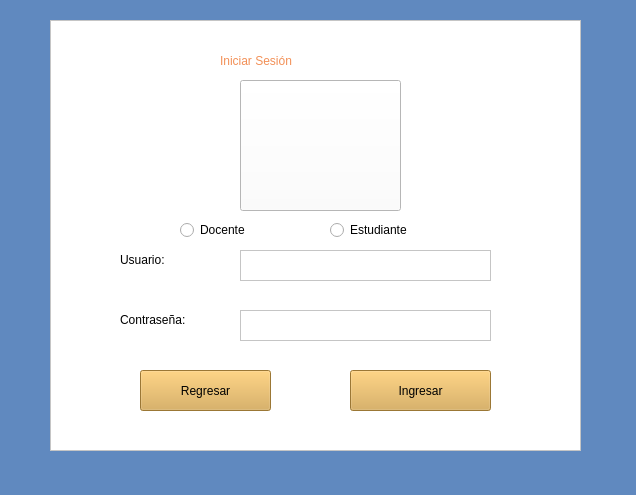
<?xml version="1.0" encoding="UTF-8"?>
<ui version="4.0">
 <class>InicioS</class>
 <widget class="QWidget" name="InicioS">
  <property name="geometry">
   <rect>
    <x>0</x>
    <y>0</y>
    <width>636</width>
    <height>495</height>
   </rect>
  </property>
  <property name="windowTitle">
   <string>Form</string>
  </property>
  <property name="styleSheet">
   <string notr="true">background-color: rgb(96, 137, 191);</string>
  </property>
  <widget class="QLabel" name="label_4">
   <property name="geometry">
    <rect>
     <x>30</x>
     <y>30</y>
     <width>49</width>
     <height>16</height>
    </rect>
   </property>
   <property name="text">
    <string/>
   </property>
  </widget>
  <widget class="QFrame" name="frame_4">
   <property name="geometry">
    <rect>
     <x>50</x>
     <y>20</y>
     <width>531</width>
     <height>431</height>
    </rect>
   </property>
   <property name="styleSheet">
    <string notr="true">background-color: rgb(255, 255, 255);</string>
   </property>
   <property name="frameShape">
    <enum>QFrame::StyledPanel</enum>
   </property>
   <property name="frameShadow">
    <enum>QFrame::Raised</enum>
   </property>
   <widget class="QTextEdit" name="usuario_IS">
    <property name="geometry">
     <rect>
      <x>190</x>
      <y>230</y>
      <width>251</width>
      <height>31</height>
     </rect>
    </property>
   </widget>
   <widget class="QTextEdit" name="clave_IS">
    <property name="geometry">
     <rect>
      <x>190</x>
      <y>290</y>
      <width>251</width>
      <height>31</height>
     </rect>
    </property>
   </widget>
   <widget class="QPushButton" name="botonIngresar_IS">
    <property name="geometry">
     <rect>
      <x>300</x>
      <y>350</y>
      <width>141</width>
      <height>41</height>
     </rect>
    </property>
    <property name="styleSheet">
     <string notr="true">font: 700 12pt &quot;Segoe UI&quot;;
background-color: rgb(217, 167, 74);</string>
    </property>
    <property name="text">
     <string>Ingresar</string>
    </property>
   </widget>
   <widget class="QPushButton" name="botonRegresar_IS">
    <property name="geometry">
     <rect>
      <x>90</x>
      <y>350</y>
      <width>131</width>
      <height>41</height>
     </rect>
    </property>
    <property name="styleSheet">
     <string notr="true">font: 700 12pt &quot;Segoe UI&quot;;
background-color: rgb(217, 167, 74);</string>
    </property>
    <property name="text">
     <string>Regresar</string>
    </property>
   </widget>
   <widget class="QLabel" name="label_2">
    <property name="geometry">
     <rect>
      <x>70</x>
      <y>230</y>
      <width>81</width>
      <height>20</height>
     </rect>
    </property>
    <property name="styleSheet">
     <string notr="true">font: 700 12pt &quot;Segoe UI&quot;;</string>
    </property>
    <property name="text">
     <string>Usuario:</string>
    </property>
   </widget>
   <widget class="QLabel" name="label_3">
    <property name="geometry">
     <rect>
      <x>70</x>
      <y>290</y>
      <width>101</width>
      <height>20</height>
     </rect>
    </property>
    <property name="styleSheet">
     <string notr="true">font: 700 12pt &quot;Segoe UI&quot;;</string>
    </property>
    <property name="text">
     <string>Contraseña:</string>
    </property>
   </widget>
   <widget class="QLabel" name="label">
    <property name="geometry">
     <rect>
      <x>170</x>
      <y>10</y>
      <width>261</width>
      <height>61</height>
     </rect>
    </property>
    <property name="styleSheet">
     <string notr="true">font: 700 16pt &quot;Segoe UI&quot;;
font: 700 26pt &quot;Segoe UI&quot;;
color: rgb(242, 144, 87);</string>
    </property>
    <property name="text">
     <string>Iniciar Sesión</string>
    </property>
   </widget>
   <widget class="QPushButton" name="pushButton">
    <property name="geometry">
     <rect>
      <x>190</x>
      <y>60</y>
      <width>161</width>
      <height>131</height>
     </rect>
    </property>
    <property name="text">
     <string/>
    </property>
    <property name="icon">
     <iconset>
      <normaloff>img/logo2.png</normaloff>img/logo2.png</iconset>
    </property>
    <property name="iconSize">
     <size>
      <width>400</width>
      <height>400</height>
     </size>
    </property>
   </widget>
   <widget class="QRadioButton" name="rbuttonDocente">
    <property name="geometry">
     <rect>
      <x>130</x>
      <y>200</y>
      <width>89</width>
      <height>20</height>
     </rect>
    </property>
    <property name="text">
     <string>Docente</string>
    </property>
   </widget>
   <widget class="QRadioButton" name="rbuttonEstudiante">
    <property name="geometry">
     <rect>
      <x>280</x>
      <y>200</y>
      <width>89</width>
      <height>20</height>
     </rect>
    </property>
    <property name="text">
     <string>Estudiante</string>
    </property>
   </widget>
  </widget>
 </widget>
 <resources>
  <include location="img/imagen.qrc"/>
 </resources>
 <connections/>
</ui>
